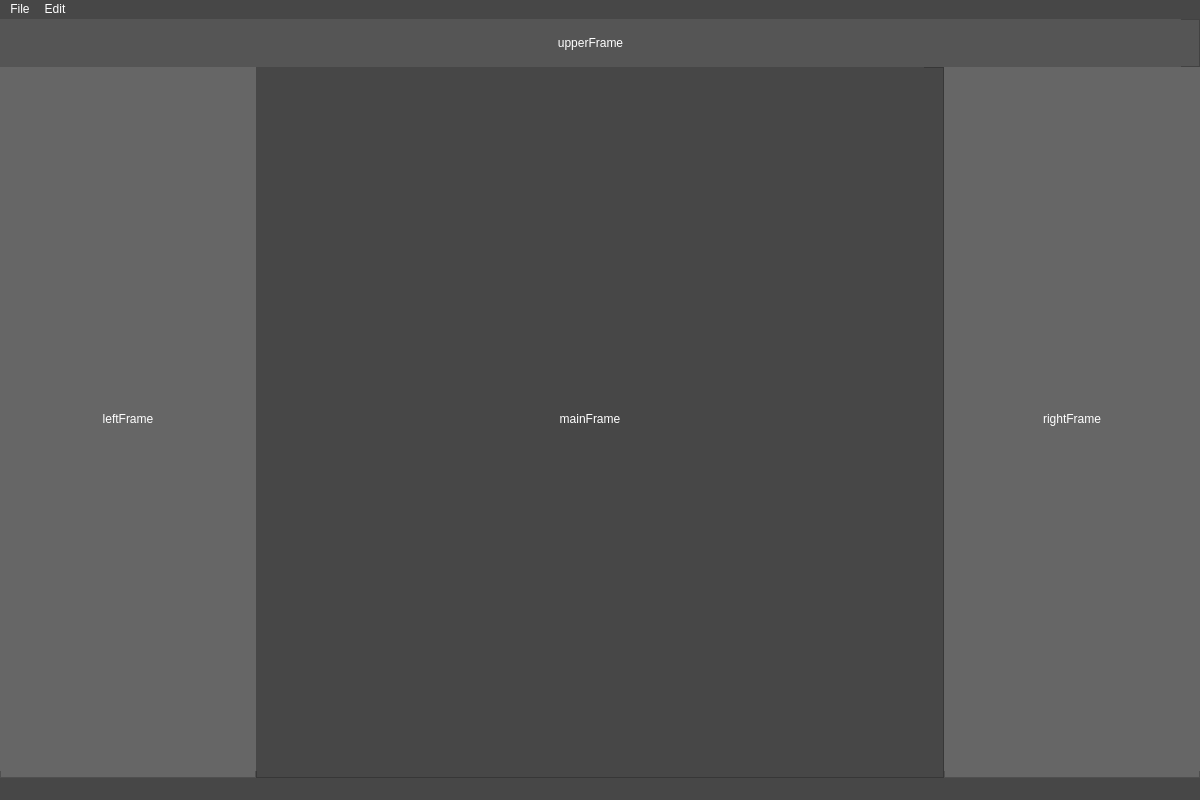
<?xml version="1.0" encoding="UTF-8"?>
<ui version="4.0">
 <class>SandboxWindow</class>
 <widget class="QMainWindow" name="SandboxWindow">
  <property name="geometry">
   <rect>
    <x>0</x>
    <y>0</y>
    <width>1200</width>
    <height>800</height>
   </rect>
  </property>
  <property name="windowTitle">
   <string>SandboxWindow</string>
  </property>
  <property name="styleSheet">
   <string notr="true">background-color: rgb(71, 71, 71);
color: rgb(255, 255, 255);</string>
  </property>
  <widget class="QWidget" name="centralwidget">
   <layout class="QHBoxLayout" name="horizontalLayout_2">
    <property name="spacing">
     <number>0</number>
    </property>
    <property name="leftMargin">
     <number>0</number>
    </property>
    <property name="topMargin">
     <number>0</number>
    </property>
    <property name="rightMargin">
     <number>0</number>
    </property>
    <property name="bottomMargin">
     <number>0</number>
    </property>
    <item>
     <layout class="QVBoxLayout" name="vLayout">
      <property name="spacing">
       <number>0</number>
      </property>
      <item>
       <widget class="QFrame" name="upperFrame">
        <property name="maximumSize">
         <size>
          <width>16777215</width>
          <height>48</height>
         </size>
        </property>
        <property name="styleSheet">
         <string notr="true">background-color: rgb(85, 85, 85);</string>
        </property>
        <property name="frameShape">
         <enum>QFrame::StyledPanel</enum>
        </property>
        <property name="frameShadow">
         <enum>QFrame::Raised</enum>
        </property>
        <widget class="QLabel" name="label">
         <property name="geometry">
          <rect>
           <x>0</x>
           <y>0</y>
           <width>1181</width>
           <height>48</height>
          </rect>
         </property>
         <property name="sizePolicy">
          <sizepolicy hsizetype="Expanding" vsizetype="Preferred">
           <horstretch>0</horstretch>
           <verstretch>0</verstretch>
          </sizepolicy>
         </property>
         <property name="text">
          <string>upperFrame</string>
         </property>
         <property name="alignment">
          <set>Qt::AlignCenter</set>
         </property>
        </widget>
       </widget>
      </item>
      <item>
       <layout class="QHBoxLayout" name="hLayout">
        <property name="spacing">
         <number>0</number>
        </property>
        <item>
         <widget class="QFrame" name="leftFrame">
          <property name="maximumSize">
           <size>
            <width>256</width>
            <height>16777215</height>
           </size>
          </property>
          <property name="styleSheet">
           <string notr="true">border-color: rgb(112, 0, 0);
background-color: rgb(102, 102, 102);</string>
          </property>
          <property name="frameShape">
           <enum>QFrame::StyledPanel</enum>
          </property>
          <property name="frameShadow">
           <enum>QFrame::Raised</enum>
          </property>
          <widget class="QLabel" name="label_3">
           <property name="geometry">
            <rect>
             <x>0</x>
             <y>0</y>
             <width>256</width>
             <height>704</height>
            </rect>
           </property>
           <property name="text">
            <string>leftFrame</string>
           </property>
           <property name="alignment">
            <set>Qt::AlignCenter</set>
           </property>
          </widget>
         </widget>
        </item>
        <item>
         <widget class="QFrame" name="mainFrame">
          <property name="frameShape">
           <enum>QFrame::StyledPanel</enum>
          </property>
          <property name="frameShadow">
           <enum>QFrame::Raised</enum>
          </property>
          <widget class="QLabel" name="label_2">
           <property name="geometry">
            <rect>
             <x>0</x>
             <y>0</y>
             <width>668</width>
             <height>704</height>
            </rect>
           </property>
           <property name="sizePolicy">
            <sizepolicy hsizetype="Expanding" vsizetype="Preferred">
             <horstretch>0</horstretch>
             <verstretch>0</verstretch>
            </sizepolicy>
           </property>
           <property name="text">
            <string>mainFrame</string>
           </property>
           <property name="alignment">
            <set>Qt::AlignCenter</set>
           </property>
          </widget>
         </widget>
        </item>
        <item>
         <widget class="QFrame" name="rightFrame">
          <property name="maximumSize">
           <size>
            <width>256</width>
            <height>16777215</height>
           </size>
          </property>
          <property name="styleSheet">
           <string notr="true">border-color: rgb(112, 0, 0);
background-color: rgb(102, 102, 102);</string>
          </property>
          <property name="frameShape">
           <enum>QFrame::StyledPanel</enum>
          </property>
          <property name="frameShadow">
           <enum>QFrame::Raised</enum>
          </property>
          <widget class="QLabel" name="label_4">
           <property name="geometry">
            <rect>
             <x>0</x>
             <y>0</y>
             <width>256</width>
             <height>704</height>
            </rect>
           </property>
           <property name="sizePolicy">
            <sizepolicy hsizetype="Preferred" vsizetype="Preferred">
             <horstretch>0</horstretch>
             <verstretch>0</verstretch>
            </sizepolicy>
           </property>
           <property name="text">
            <string>rightFrame</string>
           </property>
           <property name="alignment">
            <set>Qt::AlignCenter</set>
           </property>
          </widget>
         </widget>
        </item>
       </layout>
      </item>
     </layout>
    </item>
   </layout>
  </widget>
  <widget class="QMenuBar" name="menubar">
   <property name="geometry">
    <rect>
     <x>0</x>
     <y>0</y>
     <width>1200</width>
     <height>21</height>
    </rect>
   </property>
   <widget class="QMenu" name="menuFile">
    <property name="title">
     <string>File</string>
    </property>
    <addaction name="actionNewFile"/>
    <addaction name="actionOpenFile"/>
    <addaction name="actionSaveAs"/>
    <addaction name="actionExit"/>
   </widget>
   <widget class="QMenu" name="menuEdit">
    <property name="title">
     <string>Edit</string>
    </property>
    <addaction name="actionCopy"/>
    <addaction name="actionPaste"/>
    <addaction name="actionCut"/>
    <addaction name="actionUndo"/>
    <addaction name="actionRedo"/>
   </widget>
   <addaction name="menuFile"/>
   <addaction name="menuEdit"/>
  </widget>
  <widget class="QStatusBar" name="statusbar"/>
  <action name="actionNewFile">
   <property name="text">
    <string>New File</string>
   </property>
  </action>
  <action name="actionOpenFile">
   <property name="text">
    <string>Open File</string>
   </property>
  </action>
  <action name="actionSaveAs">
   <property name="text">
    <string>Save As</string>
   </property>
  </action>
  <action name="actionPrint">
   <property name="text">
    <string>Print</string>
   </property>
  </action>
  <action name="actionExit">
   <property name="text">
    <string>Exit</string>
   </property>
  </action>
  <action name="actionCopy">
   <property name="text">
    <string>Copy</string>
   </property>
  </action>
  <action name="actionPaste">
   <property name="text">
    <string>Paste</string>
   </property>
  </action>
  <action name="actionCut">
   <property name="text">
    <string>Cut</string>
   </property>
  </action>
  <action name="actionUndo">
   <property name="text">
    <string>Undo</string>
   </property>
  </action>
  <action name="actionRedo">
   <property name="text">
    <string>Redo</string>
   </property>
  </action>
 </widget>
 <resources/>
 <connections/>
</ui>
